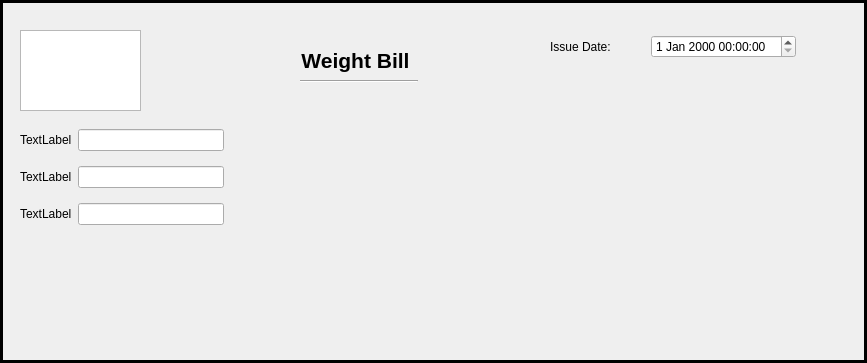
<?xml version="1.0" encoding="UTF-8"?>
<ui version="4.0">
 <class>WeighBill</class>
 <widget class="QFrame" name="WeighBill">
  <property name="windowModality">
   <enum>Qt::WindowModal</enum>
  </property>
  <property name="geometry">
   <rect>
    <x>0</x>
    <y>0</y>
    <width>867</width>
    <height>363</height>
   </rect>
  </property>
  <property name="windowTitle">
   <string>Frame</string>
  </property>
  <property name="autoFillBackground">
   <bool>true</bool>
  </property>
  <property name="frameShape">
   <enum>QFrame::Box</enum>
  </property>
  <property name="frameShadow">
   <enum>QFrame::Plain</enum>
  </property>
  <property name="lineWidth">
   <number>3</number>
  </property>
  <widget class="QLabel" name="label">
   <property name="geometry">
    <rect>
     <x>270</x>
     <y>40</y>
     <width>171</width>
     <height>41</height>
    </rect>
   </property>
   <property name="font">
    <font>
     <pointsize>16</pointsize>
     <weight>75</weight>
     <bold>true</bold>
    </font>
   </property>
   <property name="text">
    <string>Weight Bill</string>
   </property>
   <property name="alignment">
    <set>Qt::AlignCenter</set>
   </property>
  </widget>
  <widget class="Line" name="line">
   <property name="geometry">
    <rect>
     <x>300</x>
     <y>80</y>
     <width>118</width>
     <height>3</height>
    </rect>
   </property>
   <property name="orientation">
    <enum>Qt::Horizontal</enum>
   </property>
  </widget>
  <widget class="QWidget" name="layoutWidget">
   <property name="geometry">
    <rect>
     <x>20</x>
     <y>120</y>
     <width>204</width>
     <height>116</height>
    </rect>
   </property>
   <layout class="QVBoxLayout" name="verticalLayout">
    <item>
     <layout class="QHBoxLayout" name="horizontalLayout_2">
      <item>
       <widget class="QLabel" name="Customer">
        <property name="text">
         <string>TextLabel</string>
        </property>
       </widget>
      </item>
      <item>
       <widget class="QLineEdit" name="lineEdit"/>
      </item>
     </layout>
    </item>
    <item>
     <layout class="QHBoxLayout" name="horizontalLayout_3">
      <item>
       <widget class="QLabel" name="label_4">
        <property name="text">
         <string>TextLabel</string>
        </property>
       </widget>
      </item>
      <item>
       <widget class="QLineEdit" name="lineEdit_2"/>
      </item>
     </layout>
    </item>
    <item>
     <layout class="QHBoxLayout" name="horizontalLayout_4">
      <item>
       <widget class="QLabel" name="label_5">
        <property name="text">
         <string>TextLabel</string>
        </property>
       </widget>
      </item>
      <item>
       <widget class="QLineEdit" name="lineEdit_3"/>
      </item>
     </layout>
    </item>
   </layout>
  </widget>
  <widget class="QGraphicsView" name="graphicsView">
   <property name="geometry">
    <rect>
     <x>20</x>
     <y>30</y>
     <width>121</width>
     <height>81</height>
    </rect>
   </property>
  </widget>
  <widget class="QWidget" name="layoutWidget_2">
   <property name="geometry">
    <rect>
     <x>550</x>
     <y>30</y>
     <width>246</width>
     <height>34</height>
    </rect>
   </property>
   <layout class="QHBoxLayout" name="horizontalLayout">
    <item>
     <widget class="QLabel" name="label_2">
      <property name="text">
       <string>Issue Date: </string>
      </property>
     </widget>
    </item>
    <item>
     <widget class="QDateTimeEdit" name="dateTimeEdit"/>
    </item>
   </layout>
  </widget>
 </widget>
 <resources/>
 <connections/>
</ui>
